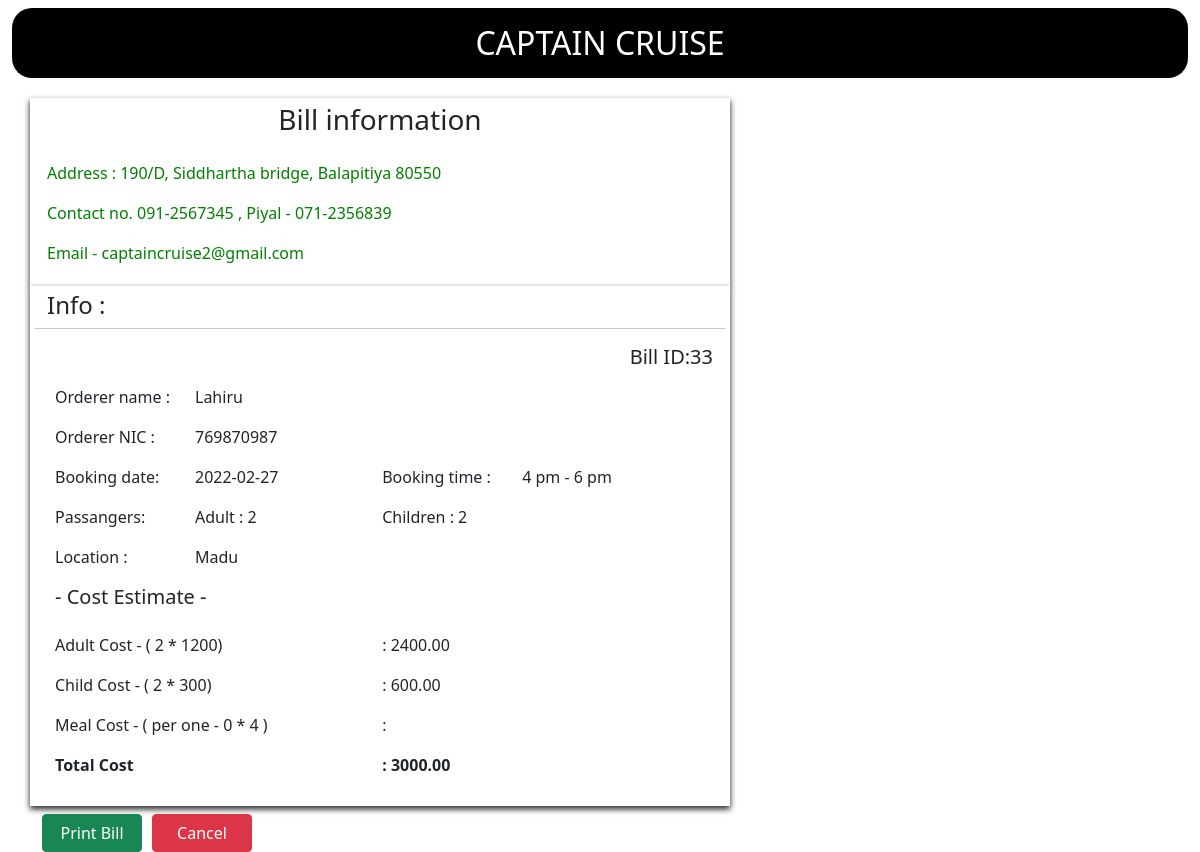
The page /Bill-details/Bill-details.php?id=33 on the database its author committed.
### tables this page shows
CREATE TABLE `bills` (
  `bill_ID` int(40) NOT NULL,
  `Orderer_name` varchar(100) NOT NULL,
  `Orderer_ID` varchar(100) NOT NULL,
  `Booking_date` date NOT NULL,
  `Booking_time` varchar(50) NOT NULL,
  `Adult` int(50) NOT NULL,
  `Child` int(60) NOT NULL,
  `package` varchar(100) NOT NULL,
  `Location` varchar(60) NOT NULL,
  `Address` varchar(100) NOT NULL,
  `Contact_no` varchar(60) NOT NULL,
  `Email` varchar(60) NOT NULL,
  `Meals` varchar(60) NOT NULL,
  `Adult_cost` varchar(60) NOT NULL,
  `Child_cost` varchar(60) NOT NULL,
  `Meal_cost` varchar(60) NOT NULL,
  `Total_cost` varchar(60) NOT NULL,
  `Guide` varchar(100) NOT NULL,
  `Rider` varchar(100) NOT NULL,
  `Ontime` varchar(100) NOT NULL
);

### Bill-details/Bill-details.php (the view, shortened to what this page needs)
<!DOCTYPE html>
<html lang="en">
<head>
    <link href="https://cdn.jsdelivr.net/npm/bootstrap@5.1.0/dist/css/bootstrap.min.css" rel="stylesheet">
    <link rel="stylesheet" href="./Bill-section.css?v=<?php echo time(); ?>"/>
</head>
<body>
    <div class="container-fluid">
      <h2 class="p-3 mt-2 text-center" id="header">CAPTAIN CRUISE</h2>
         <div class="container">
            <div class="row" id="print-box-row">
                <div class="allclass" id="allclass">
                 <div class="row" id="print-box">
                        <h3 class="mb-4 text-center">Bill information</h3>
                        <p style="color: green;">Address : 190/D, Siddhartha bridge, Balapitiya 80550</p>
                        <p style="color: green;">Contact no. 091-2567345 , Piyal - 071-2356839</p>
                        <p style="color: green;">Email - captaincruise2@gmail.com</p>
                 </div>
                    <?php
                        $connection = mysqli_connect('localhost', 'root', '', 'captaincruise');
                if (isset($_GET['id'])){
                    $id = $_GET['id'];
                $sql = "SELECT * FROM bills where bill_ID='$id'";
                $result = mysqli_query($connection , $sql);
                while($line = mysqli_fetch_array($result)){
                echo "<div class=\"row\" id=\"print-box2\">";
                echo "<h4>Info :</h4>";
                echo "<hr>";
                echo "<h5 style=\"text-align: right;\">Bill ID:".$line['bill_ID']."</h5>";
                echo "<div class=\"table-responsive\">";
                    echo "<table class='table' id='info-table'>";
                    echo "<tr colspan=\"4\">";
                    echo "<td id=\"topic\">Orderer name :</td>";
                    echo "<td colspan=\"3\" >".$line['Orderer_name']."</td>";
                    echo "</tr>";
                    echo "<tr colspan=\"4\">";
                    echo "<td id=\"topic\">Orderer NIC :</td>";
                    echo "<td>".$line['Orderer_ID']."</td>";
                    echo "</tr>";
                    echo "<tr>";
                    echo "<td id=\"topic\">Booking date:</td>";
                    echo "<td>".$line['Booking_date']."</td>";
                    echo "<td id=\"topic\">Booking time :</td>";
                    echo "<td>".$line['Booking_time']."</td>";
                    echo "</tr>";
                    echo "<tr>";
                    echo "<td id=\"topic\">Passangers:</td>";
                    echo "<td>Adult : ".$line['Adult']."</td>";
                    echo "<td>Children : ".$line['Child']."</td>";
                    echo "</tr>";
                    echo "<tr colspan=\"4\">";
                    echo "<td id=\"topic\">Location :</td>";
                    echo "<td>".$line['Location']."</td>";
                    echo "</tr>";
                    echo "<tr>";
                    echo "<td colspan=\"2\"><h5>- Cost Estimate -</h5></td>";
                    echo "</tr>";
                    echo "<tr id=\"topic\">";
                    $adultcost = $line['Adult_cost'];
                    $adult = $line['Adult'];
                    $eachprice = $adultcost/$adult;
                    echo "<td colspan=\"2\">Adult Cost - ( ".$line['Adult']." * $eachprice)</td>";
                    echo "<td>: ".$line['Adult_cost']."</td>";
                    echo "</tr>";
                    echo "<tr id=\"topic\">";
                    $adultcost = $line['Child_cost'];
                    $child = $line['Child'];
                    $eachprice = $adultcost/$child;
                    echo "<td colspan=\"2\"> Child Cost - ( ".$line['Child']." * $eachprice)</td>";
                    echo "<td>: ".$line['Child_cost']."</td>";
                    echo "</tr>";
                    echo "<tr id=\"topic\">";
                $Adultnum = $line['Adult'];
                $childnum = $line['Child'];
                $allpassager= $Adultnum +  $childnum;
                $Totalmealcost = $line['Meal_cost'];
                $eachprice = $Totalmealcost/$allpassager;
                    echo "<td colspan=\"2\"> Meal Cost - ( per one - $eachprice * $allpassager  )</td>";
                    echo "<td>: ".$line['Meal_cost']."</td>";
                    echo "</tr>";
                    echo "<tr id=\"topic\">";
                    echo "<td colspan=\"2\" style=\"font-weight: bold;\">Total Cost</td>";
                    echo "<td style=\"font-weight: bold;\">: ".$line['Total_cost']."</td>";
                    echo "</tr>";
                    echo "</table>";
                echo"</div>";
                echo"</div>";
                echo"</div>";
                echo"<div class='row mt-2'>";
                echo "<input type=\"button\" onclick='myApp.printDiv()' id='printbtn' class=\"btn btn-success\" value=\"Print Bill\"> <a href=\"../Billing-section/billing.php\" class=\"btn btn-danger\" id='cancelbtn'>Cancel</a>";
                echo"</div>";
               }
            }
                    ?>
            </div>
         </div>
    </div>
</body>
</html>

### Bill-details/Bill-section.css (style rules this page uses)
#header { background-color: black; border-radius: 20px; color: white; }
#print-box-row { margin-top: 20px; background-color: white; -webkit-box-pack: center; -ms-flex-pack: center; justify-content: center; }
#print-box { background-color: white; width: 700px; padding: 5px; -webkit-box-shadow: rgba(0, 0, 0, 0.16) 0px 3px 6px, rgba(0, 0, 0, 0.8) 0px 3px 6px; box-shadow: rgba(0, 0, 0, 0.16) 0px 3px 6px, rgba(0, 0, 0, 0.8) 0px 3px 6px; }
#print-box2 { background-color: white; width: 700px; padding: 5px; -webkit-box-shadow: rgba(0, 0, 0, 0.16) 0px 3px 6px, rgba(0, 0, 0, 0.8) 0px 3px 6px; box-shadow: rgba(0, 0, 0, 0.16) 0px 3px 6px, rgba(0, 0, 0, 0.8) 0px 3px 6px; }
#info-table, tr, td { border: none; outline: none; }
#topic { width: 140px; }
#printbtn { width: 100px; }
#cancelbtn { width: 100px; margin-left: 10px; }

### rows shown on the page
bills: bill_ID "33", Orderer_name "Lahiru", Orderer_ID "769870987", Booking_date "2022-02-27", Booking_time "4 pm - 6 pm", Adult "2", Child "2", Location "Madu", eachprice "1200", Adult_cost "2400.00", eachprice "300", Child_cost "600.00", eachprice "0", allpassager "4", Total_cost "3000.00"
